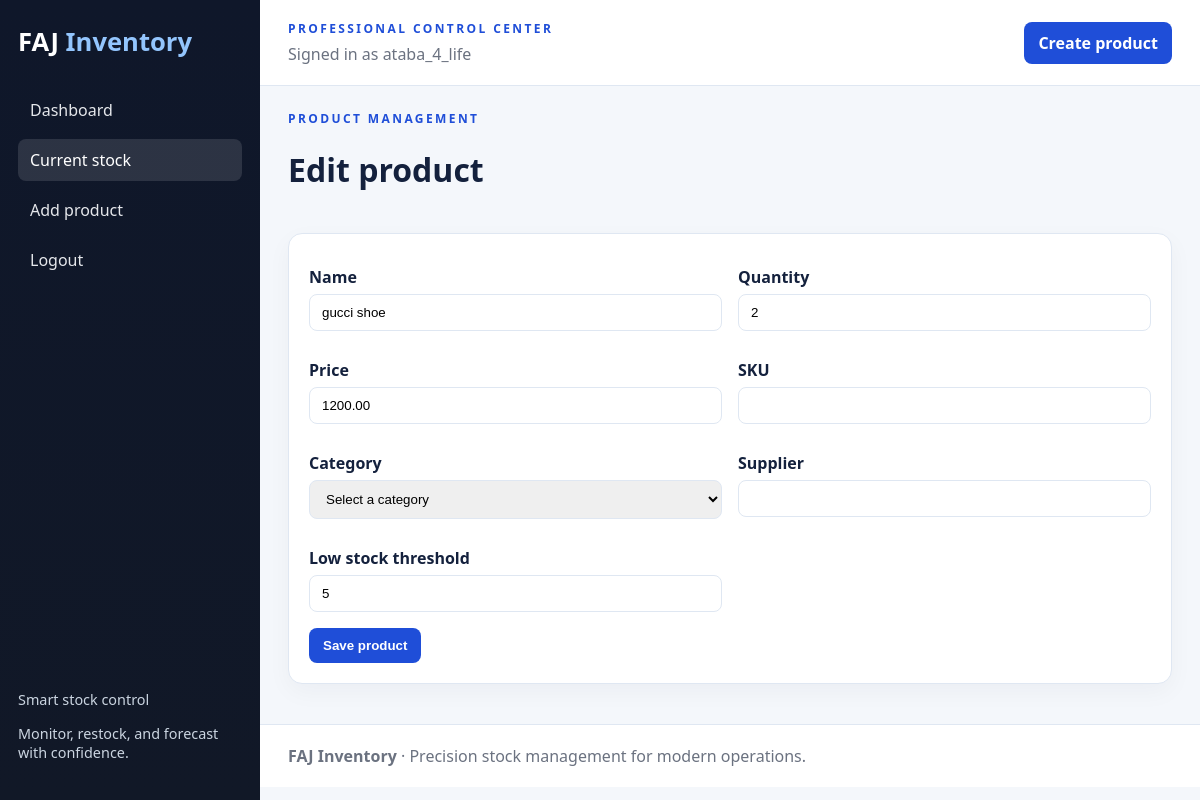
/products/edit/3/ (signed in), run on the app's committed database.
### inventory/models.py (models this page shows, shortened)
class Item(models.Model):
    name = models.CharField(max_length=100)
    quantity = models.IntegerField(default=0)
    price = models.DecimalField(max_digits=10, decimal_places=2)
    sku = models.CharField(max_length=50, blank=True, default='')
    category = models.CharField(max_length=50, blank=True, default='')
    supplier = models.CharField(max_length=100, blank=True, default='')
    low_stock_threshold = models.IntegerField(default=5)
    image = models.CharField(max_length=255, blank=True, default='')
    created_at = models.DateTimeField(default=timezone.now)
    updated_at = models.DateTimeField(default=timezone.now)

### inventory/views.py (the view)
# urls.py: path('products/edit/<int:item_id>/', views.edit_product, name='edit_product'),
@login_required
def edit_product(request, item_id):
    item = get_object_or_404(Item, id=item_id)
    if request.method == 'POST':
        form = ItemForm(request.POST, instance=item)
        if form.is_valid():
            form.save()
            messages.success(request, f'{item.name} was updated successfully.')
            return redirect('stock')
    else:
        form = ItemForm(instance=item)
    return render(request, 'inventory/add_product.html', {'form': form, 'editing': True, 'item': item})

### inventory/forms.py
class ItemForm(forms.ModelForm):
    low_stock_threshold = forms.IntegerField(required=False, initial=5)
    category = forms.ChoiceField(
        choices=[
            ('', 'Select a category'),
            ('Electronics', 'Electronics'),
            ('Clothing', 'Clothing'),
            ('Home & Kitchen', 'Home & Kitchen'),
            ('Office Supplies', 'Office Supplies'),
            ('Health & Beauty', 'Health & Beauty'),
            ('Groceries', 'Groceries'),
            ('Tools', 'Tools'),
            ('Accessories', 'Accessories'),
        ],
        required=False,
        widget=forms.Select(attrs={'class': 'form-control'})
    )
    class Meta:
        model = Item
        fields = ['name', 'quantity', 'price', 'sku', 'category', 'supplier', 'low_stock_threshold']
        widgets = {
            'name': forms.TextInput(attrs={'class': 'form-control'}),
            'quantity': forms.NumberInput(attrs={'class': 'form-control'}),
            'price': forms.NumberInput(attrs={'class': 'form-control', 'step': '0.01'}),
            'sku': forms.TextInput(attrs={'class': 'form-control'}),
            'supplier': forms.TextInput(attrs={'class': 'form-control'}),
        }

### inventory/templates/inventory/add_product.html (shortened to what this page needs)
{% extends 'inventory/base.html' %}
{% block content %}
<div class="page-header">
    <div>
        <p class="eyebrow">Product management</p>
        <h1>{% if editing %}Edit product{% else %}Add a new product{% endif %}</h1>
    </div>
</div>
<div class="panel">
    <form method="post" class="auth-form">
        <div class="form-grid">
            <div>
                <label for="id_name">Name</label>
                {{ form.name }}
            </div>
            <div>
                <label for="id_quantity">Quantity</label>
                {{ form.quantity }}
            </div>
            <div>
                <label for="id_price">Price</label>
                {{ form.price }}
            </div>
            <div>
                <label for="id_sku">SKU</label>
                {{ form.sku }}
            </div>
            <div>
                <label for="id_category">Category</label>
                {{ form.category }}
            </div>
            <div>
                <label for="id_supplier">Supplier</label>
                {{ form.supplier }}
            </div>
            <div>
                <label for="id_low_stock_threshold">Low stock threshold</label>
                {{ form.low_stock_threshold }}
            </div>
        </div>
        <button type="submit" class="btn btn-primary" style="margin-top: 16px;">Save product</button>
    </form>
</div>
{% endblock %}

### inventory/templates/inventory/base.html (shortened to what this page needs)
<!DOCTYPE html>
<html lang="en">
<head>
</head>
<body>
<div class="page">
    {% if user.is_authenticated %}
    <aside class="sidebar">
        <div class="brand">FAJ <span>Inventory</span></div>
        <nav>
            <a class="nav-link {% if request.path == '/dashboard/' %}active{% endif %}" href="{% url 'dashboard' %}">Dashboard</a>
            <a class="nav-link {% if '/products/' in request.path %}active{% endif %}" href="{% url 'stock' %}">Current stock</a>
            <a class="nav-link {% if '/products/add/' in request.path %}active{% endif %}" href="{% url 'add_product' %}">Add product</a>
            <a class="nav-link" href="{% url 'logout' %}">Logout</a>
        </nav>
        <div class="sidebar-footer">
            <p>Smart stock control</p>
            <p>Monitor, restock, and forecast with confidence.</p>
        </div>
    </aside>
    {% endif %}
    <div class="main">
        {% if user.is_authenticated %}
        <header class="header">
            <div>
                <p class="eyebrow">Professional control center</p>
                <div class="user">Signed in as {{ user.username }}</div>
            </div>
            <a class="btn btn-primary" href="{% url 'add_product' %}">Create product</a>
        </header>
        {% endif %}
        <main class="content">
            {% block content %}{% endblock %}
        </main>
        {% if user.is_authenticated %}
        <footer>
            <strong>FAJ Inventory</strong> · Precision stock management for modern operations.
        </footer>
        {% endif %}
    </div>
</div>
</body>
</html>

### inventory/templates/inventory/base.html (style rules this page uses)
:root { --bg: #f4f7fb; --panel: #ffffff; --primary: #1f4ed8; --primary-dark: #183ea6; --text: #14213d; --muted: #6b7280; --border: #dfe7f2; --danger: #dc2626; --success: #16a34a; }
* { box-sizing: border-box; }
body { margin: 0; font-family: 'Segoe UI', Arial, sans-serif; background: var(--bg); color: var(--text); }
a { color: var(--primary); text-decoration: none; }
.page { display: flex; min-height: 100vh; }
.sidebar { width: 260px; background: linear-gradient(180deg, #0f172a 0%, #111827 100%); color: white; padding: 24px 18px; display: flex; flex-direction: column; gap: 18px; }
.brand { font-size: 1.6rem; font-weight: 700; margin-bottom: 12px; }
.brand span { color: #93c5fd; }
.nav-link { display: block; padding: 10px 12px; border-radius: 8px; color: #e5e7eb; margin-bottom: 8px; }
.nav-link:hover, .nav-link.active { background: rgba(255,255,255,0.12); color: white; }
.sidebar-footer { margin-top: auto; color: #cbd5e1; font-size: 0.9rem; }
.main { flex: 1; display: flex; flex-direction: column; }
.header { background: white; padding: 20px 28px; border-bottom: 1px solid var(--border); display: flex; justify-content: space-between; align-items: center; }
.header .user { color: var(--muted); }
.content { padding: 24px 28px 40px; }
.page-header { display: flex; justify-content: space-between; align-items: center; margin-bottom: 20px; }
.eyebrow { text-transform: uppercase; letter-spacing: 0.2em; font-size: 0.75rem; color: var(--primary); font-weight: 700; margin: 0 0 6px; }
.card, .panel, .auth-card { background: var(--panel); border: 1px solid var(--border); border-radius: 14px; box-shadow: 0 8px 24px rgba(15, 23, 42, 0.04); }
.panel { padding: 20px; }
.btn { display: inline-block; padding: 10px 14px; border-radius: 8px; border: none; cursor: pointer; font-weight: 600; }
.btn-primary { background: var(--primary); color: white; }
.auth-form label { display: block; margin-top: 12px; font-weight: 600; }
.auth-form input, .auth-form select { width: 100%; padding: 10px 12px; border: 1px solid var(--border); border-radius: 8px; margin-top: 6px; }
.form-grid { display: grid; grid-template-columns: repeat(2, minmax(0, 1fr)); gap: 16px; }
footer { padding: 20px 28px; border-top: 1px solid var(--border); color: var(--muted); background: white; }

### data on the page
Item: name "gucci shoe", quantity "2", price "1200.00", category "Select a category", low_stock_threshold "5"

### other printed values
{{ user.username }} "ataba_4_life"
